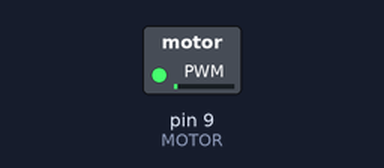
A sketch run on a simulated Arduino Uno, built with avr-gcc and run on an emulated ATmega328P. Parts: switched loads named in the sketch (green lamp = pin HIGH).

Above: at 0.05 s.
At 2.05 s:
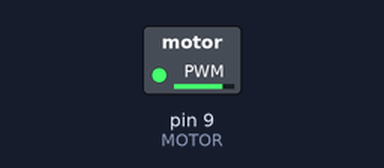
At 4.3 s:
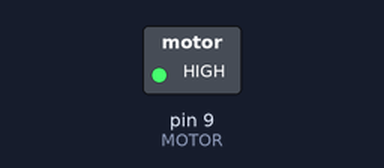
At 8.6 s:
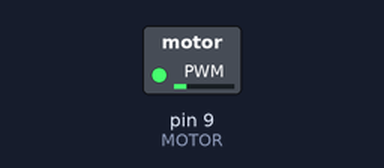
Timing chart, 0 to 17.1 s (numbered marks = the images above):
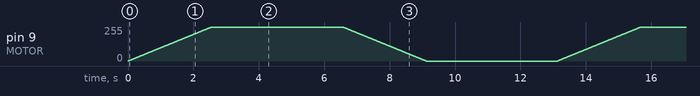

The sketch:

_23_arduSerie_ArduTachoMeterV2_IV.ino
```cpp
// (licence header left out)
/*
Exploring Arduino - Code Listing 4-1: Automatic Speed Control
http://www.exploringarduino.com/content/ch4

Copyright 2013 Jeremy Blum ( http://www.jeremyblum.com )
This program is free software: you can redistribute it and/or modify
it under the terms of the GNU General Public License v3 as published by
the Free Software Foundation.
*/

//Simple Motor Speed Control Program

const int MOTOR=9;    //Motor on Digital Pin 9

void setup()
{
    pinMode (MOTOR, OUTPUT);
}

void loop()
{
    for (int i=0; i<256; i++)
    {
        analogWrite(MOTOR, i);
        delay(10);
    }
    delay(4000);
    for (int i=255; i>=0; i--)
    {
        analogWrite(MOTOR, i);
        delay(10);
    }
    delay(4000);
}
```
